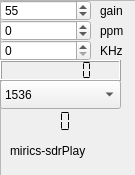
<?xml version="1.0" encoding="UTF-8"?>
<ui version="4.0">
 <class>sdrplayWidget</class>
 <widget class="QWidget" name="sdrplayWidget">
  <property name="geometry">
   <rect>
    <x>0</x>
    <y>0</y>
    <width>135</width>
    <height>175</height>
   </rect>
  </property>
  <property name="windowTitle">
   <string>Form</string>
  </property>
  <widget class="QFrame" name="frame">
   <property name="geometry">
    <rect>
     <x>0</x>
     <y>0</y>
     <width>151</width>
     <height>221</height>
    </rect>
   </property>
   <property name="frameShape">
    <enum>QFrame::StyledPanel</enum>
   </property>
   <property name="frameShadow">
    <enum>QFrame::Raised</enum>
   </property>
   <widget class="QLCDNumber" name="rateDisplay">
    <property name="geometry">
     <rect>
      <x>0</x>
      <y>60</y>
      <width>121</width>
      <height>21</height>
     </rect>
    </property>
    <property name="digitCount">
     <number>7</number>
    </property>
    <property name="segmentStyle">
     <enum>QLCDNumber::Flat</enum>
    </property>
   </widget>
   <widget class="QLabel" name="label">
    <property name="geometry">
     <rect>
      <x>10</x>
      <y>140</y>
      <width>101</width>
      <height>21</height>
     </rect>
    </property>
    <property name="text">
     <string>mirics-sdrPlay</string>
    </property>
   </widget>
   <widget class="QSpinBox" name="externalGain">
    <property name="geometry">
     <rect>
      <x>0</x>
      <y>0</y>
      <width>91</width>
      <height>21</height>
     </rect>
    </property>
    <property name="maximum">
     <number>103</number>
    </property>
    <property name="value">
     <number>55</number>
    </property>
   </widget>
   <widget class="QSpinBox" name="f_correction">
    <property name="geometry">
     <rect>
      <x>0</x>
      <y>20</y>
      <width>91</width>
      <height>21</height>
     </rect>
    </property>
    <property name="minimum">
     <number>-100</number>
    </property>
    <property name="maximum">
     <number>100</number>
    </property>
   </widget>
   <widget class="QSpinBox" name="khzOffset">
    <property name="geometry">
     <rect>
      <x>0</x>
      <y>40</y>
      <width>91</width>
      <height>21</height>
     </rect>
    </property>
    <property name="maximum">
     <number>1000000</number>
    </property>
   </widget>
   <widget class="QLabel" name="label_3">
    <property name="geometry">
     <rect>
      <x>100</x>
      <y>40</y>
      <width>41</width>
      <height>21</height>
     </rect>
    </property>
    <property name="text">
     <string>KHz</string>
    </property>
   </widget>
   <widget class="QLabel" name="label_4">
    <property name="geometry">
     <rect>
      <x>100</x>
      <y>20</y>
      <width>51</width>
      <height>21</height>
     </rect>
    </property>
    <property name="text">
     <string>ppm</string>
    </property>
   </widget>
   <widget class="QLabel" name="label_5">
    <property name="geometry">
     <rect>
      <x>100</x>
      <y>0</y>
      <width>41</width>
      <height>21</height>
     </rect>
    </property>
    <property name="text">
     <string>gain</string>
    </property>
   </widget>
   <widget class="QLabel" name="statusLabel">
    <property name="geometry">
     <rect>
      <x>16</x>
      <y>180</y>
      <width>121</width>
      <height>21</height>
     </rect>
    </property>
    <property name="text">
     <string/>
    </property>
   </widget>
   <widget class="QComboBox" name="rateSelector">
    <property name="geometry">
     <rect>
      <x>0</x>
      <y>80</y>
      <width>121</width>
      <height>29</height>
     </rect>
    </property>
    <item>
     <property name="text">
      <string>1536</string>
     </property>
    </item>
    <item>
     <property name="text">
      <string>2000</string>
     </property>
    </item>
    <item>
     <property name="text">
      <string>2500</string>
     </property>
    </item>
    <item>
     <property name="text">
      <string>3000</string>
     </property>
    </item>
    <item>
     <property name="text">
      <string>5000</string>
     </property>
    </item>
    <item>
     <property name="text">
      <string>6000</string>
     </property>
    </item>
    <item>
     <property name="text">
      <string>8000</string>
     </property>
    </item>
   </widget>
   <widget class="QLCDNumber" name="api_version">
    <property name="geometry">
     <rect>
      <x>0</x>
      <y>110</y>
      <width>91</width>
      <height>23</height>
     </rect>
    </property>
    <property name="lineWidth">
     <number>0</number>
    </property>
    <property name="segmentStyle">
     <enum>QLCDNumber::Flat</enum>
    </property>
   </widget>
  </widget>
 </widget>
 <resources/>
 <connections/>
</ui>
